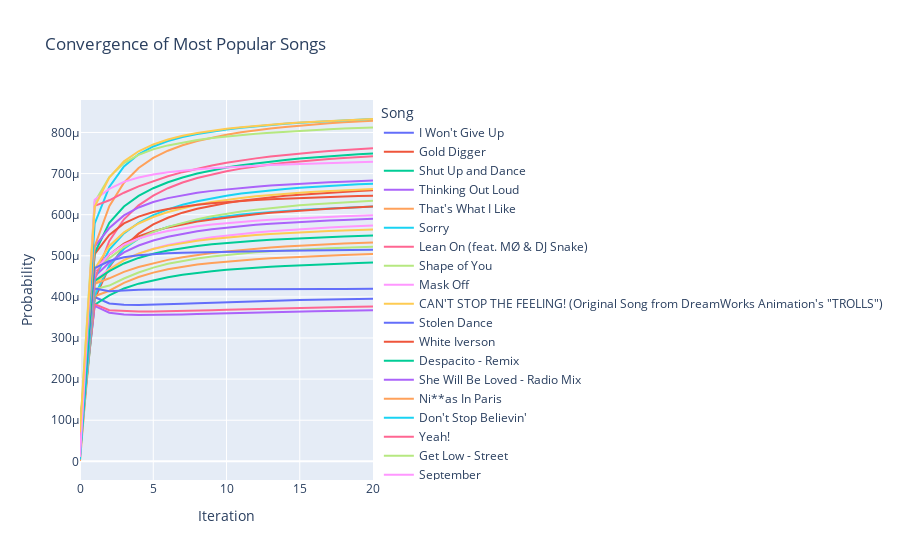

Notebook cell for this chart:
### Code cell
import numpy as np
import plotly.express as px
import pandas as pd

# number of most popular songs to plot
n = 30

popularity = np.sum(transition_matrix, axis=0)
top_n_indices = np.argsort(popularity)[-n:]

init = np.random.rand(1, num_songs)
init = init / np.sum(init)
probs = [init]
p = init
for i in range(20):
    p = np.dot(p, transition_matrix)
    probs.append(p)

plot_data = []
for i in top_n_indices:
    song_name = song_data_map[list(song_relationships)[i]]["song_name"]
    for step_num, step in enumerate(probs):
        plot_data.append({'Iteration': step_num, 'Probability': step[0, i], 'Song': song_name})

df = pd.DataFrame(plot_data)
fig = px.line(df, x='Iteration', y='Probability', color='Song', title='Convergence of Most Popular Songs')
fig.show()

### Figure 1 — Plotly figure (JSON) as saved in the notebook; plotly's stock layout.template omitted (floating-point values rounded to 4 significant figures)
{"data": [{"hovertemplate": "Song=I Won't Give Up<br>Iteration=%{x}<br>Probability=%{y}<extra></extra>", "legendgroup": "I Won't Give Up", "line": {"color": "#636efa", "dash": "solid"}, "marker": {"symbol": "circle"}, "mode": "lines", "name": "I Won't Give Up", "orientation": "v", "showlegend": true, "type": "scatter", "x": [0, 1, 2, 3, 4, 5, 6, 7, 8, 9, 10, 11, 12, 13, 14, 15, 16, 17, 18, 19, 20], "xaxis": "x", "y": [7.493e-05, 0.0003998, 0.000384, 0.0003809, 0.0003802, 0.0003808, 0.0003819, 0.0003832, 0.0003846, 0.0003859, 0.0003872, 0.0003884, 0.0003895, 0.0003905, 0.0003915, 0.0003923, 0.0003931, 0.0003939, 0.0003946, 0.0003952, 0.0003958], "yaxis": "y"}, {"hovertemplate": "Song=Gold Digger<br>Iteration=%{x}<br>Probability=%{y}<extra></extra>", "legendgroup": "Gold Digger", "line": {"color": "#EF553B", "dash": "solid"}, "marker": {"symbol": "circle"}, "mode": "lines", "name": "Gold Digger", "orientation": "v", "showlegend": true, "type": "scatter", "x": [0, 1, 2, 3, 4, 5, 6, 7, 8, 9, 10, 11, 12, 13, 14, 15, 16, 17, 18, 19, 20], "xaxis": "x", "y": [4.396e-05, 0.0003951, 0.000473, 0.0005216, 0.0005538, 0.0005762, 0.0005926, 0.0006049, 0.0006146, 0.0006223, 0.0006286, 0.000634, 0.0006385, 0.0006424, 0.0006458, 0.0006487, 0.0006513, 0.0006537, 0.0006558, 0.0006577, 0.0006594], "yaxis": "y"}, {"hovertemplate": "Song=Shut Up and Dance<br>Iteration=%{x}<br>Probability=%{y}<extra></extra>", "legendgroup": "Shut Up and Dance", "line": {"color": "#00cc96", "dash": "solid"}, "marker": {"symbol": "circle"}, "mode": "lines", "name": "Shut Up and Dance", "orientation": "v", "showlegend": true, "type": "scatter", "x": [0, 1, 2, 3, 4, 5, 6, 7, 8, 9, 10, 11, 12, 13, 14, 15, 16, 17, 18, 19, 20], "xaxis": "x", "y": [5.078e-05, 0.0003809, 0.0004038, 0.0004205, 0.0004322, 0.000441, 0.000448, 0.0004537, 0.0004584, 0.0004624, 0.0004658, 0.0004687, 0.0004712, 0.0004734, 0.0004754, 0.0004771, 0.0004786, 0.00048, 0.0004813, 0.0004824, 0.0004834], "yaxis": "y"}, {"hovertemplate": "Song=Thinking Out Loud<br>Iteration=%{x}<br>Probability=%{y}<extra></extra>", "legendgroup": "Thinking Out Loud", "line": {"color": "#ab63fa", "dash": "solid"}, "marker": {"symbol": "circle"}, "mode": "lines", "name": "Thinking Out Loud", "orientation": "v", "showlegend": true, "type": "scatter", "x": [0, 1, 2, 3, 4, 5, 6, 7, 8, 9, 10, 11, 12, 13, 14, 15, 16, 17, 18, 19, 20], "xaxis": "x", "y": [6.997e-05, 0.000378, 0.0003616, 0.0003571, 0.0003557, 0.0003557, 0.0003564, 0.0003574, 0.0003584, 0.0003594, 0.0003605, 0.0003614, 0.0003623, 0.0003631, 0.0003639, 0.0003646, 0.0003653, 0.0003659, 0.0003664, 0.0003669, 0.0003674], "yaxis": "y"}, {"hovertemplate": "Song=That's What I Like<br>Iteration=%{x}<br>Probability=%{y}<extra></extra>", "legendgroup": "That's What I Like", "line": {"color": "#FFA15A", "dash": "solid"}, "marker": {"symbol": "circle"}, "mode": "lines", "name": "That's What I Like", "orientation": "v", "showlegend": true, "type": "scatter", "x": [0, 1, 2, 3, 4, 5, 6, 7, 8, 9, 10, 11, 12, 13, 14, 15, 16, 17, 18, 19, 20], "xaxis": "x", "y": [1.522e-05, 0.0004014, 0.000415, 0.0004341, 0.0004483, 0.000459, 0.0004672, 0.0004735, 0.0004786, 0.0004827, 0.0004862, 0.0004891, 0.0004916, 0.0004938, 0.0004958, 0.0004975, 0.0004991, 0.0005005, 0.0005018, 0.000503, 0.0005041], "yaxis": "y"}, {"hovertemplate": "Song=Sorry<br>Iteration=%{x}<br>Probability=%{y}<extra></extra>", "legendgroup": "Sorry", "line": {"color": "#19d3f3", "dash": "solid"}, "marker": {"symbol": "circle"}, "mode": "lines", "name": "Sorry", "orientation": "v", "showlegend": true, "type": "scatter", "x": [0, 1, 2, 3, 4, 5, 6, 7, 8, 9, 10, 11, 12, 13, 14, 15, 16, 17, 18, 19, 20], "xaxis": "x", "y": [3.405e-05, 0.0004025, 0.0004763, 0.0005172, 0.0005419, 0.0005583, 0.0005701, 0.0005789, 0.0005859, 0.0005915, 0.0005962, 0.0006002, 0.0006036, 0.0006066, 0.0006092, 0.0006115, 0.0006135, 0.0006153, 0.000617, 0.0006185, 0.0006198], "yaxis": "y"}, {"hovertemplate": "Song=Lean On (feat. MØ & DJ Snake)<br>Iteration=%{x}<br>Probability=%{y}<extra></extra>", "legendgroup": "Lean On (feat. MØ & DJ Snake)", "line": {"color": "#FF6692", "dash": "solid"}, "marker": {"symbol": "circle"}, "mode": "lines", "name": "Lean On (feat. MØ & DJ Snake)", "orientation": "v", "showlegend": true, "type": "scatter", "x": [0, 1, 2, 3, 4, 5, 6, 7, 8, 9, 10, 11, 12, 13, 14, 15, 16, 17, 18, 19, 20], "xaxis": "x", "y": [7.723e-05, 0.0003823, 0.0003676, 0.0003653, 0.0003644, 0.0003644, 0.0003649, 0.0003658, 0.0003668, 0.0003678, 0.0003689, 0.0003699, 0.0003709, 0.0003718, 0.0003727, 0.0003735, 0.0003743, 0.000375, 0.0003757, 0.0003763, 0.0003769], "yaxis": "y"}, {"hovertemplate": "Song=Shape of You<br>Iteration=%{x}<br>Probability=%{y}<extra></extra>", "legendgroup": "Shape of You", "line": {"color": "#B6E880", "dash": "solid"}, "marker": {"symbol": "circle"}, "mode": "lines", "name": "Shape of You", "orientation": "v", "showlegend": true, "type": "scatter", "x": [0, 1, 2, 3, 4, 5, 6, 7, 8, 9, 10, 11, 12, 13, 14, 15, 16, 17, 18, 19, 20], "xaxis": "x", "y": [3.276e-05, 0.0004186, 0.0004275, 0.0004447, 0.0004594, 0.0004712, 0.0004805, 0.0004878, 0.0004936, 0.0004984, 0.0005023, 0.0005056, 0.0005084, 0.0005108, 0.000513, 0.0005149, 0.0005166, 0.0005181, 0.0005194, 0.0005207, 0.0005218], "yaxis": "y"}, {"hovertemplate": "Song=Mask Off<br>Iteration=%{x}<br>Probability=%{y}<extra></extra>", "legendgroup": "Mask Off", "line": {"color": "#FF97FF", "dash": "solid"}, "marker": {"symbol": "circle"}, "mode": "lines", "name": "Mask Off", "orientation": "v", "showlegend": true, "type": "scatter", "x": [0, 1, 2, 3, 4, 5, 6, 7, 8, 9, 10, 11, 12, 13, 14, 15, 16, 17, 18, 19, 20], "xaxis": "x", "y": [7.351e-05, 0.0004407, 0.0004679, 0.00049, 0.0005054, 0.000517, 0.0005261, 0.0005335, 0.0005396, 0.0005448, 0.0005493, 0.0005532, 0.0005566, 0.0005596, 0.0005623, 0.0005647, 0.0005668, 0.0005687, 0.0005705, 0.0005721, 0.0005735], "yaxis": "y"}, {"hovertemplate": "Song=CAN'T STOP THE FEELING! (Original Song from DreamWorks Animation's \"TROLLS\")<br>Iteration=%{x}<br>Probability=%{y}<extra></extra>", "legendgroup": "CAN'T STOP THE FEELING! (Original Song from DreamWorks Animation's \"TROLLS\")", "line": {"color": "#FECB52", "dash": "solid"}, "marker": {"symbol": "circle"}, "mode": "lines", "name": "CAN'T STOP THE FEELING! (Original Song from DreamWorks Animation's \"TROLLS\")", "orientation": "v", "showlegend": true, "type": "scatter", "x": [0, 1, 2, 3, 4, 5, 6, 7, 8, 9, 10, 11, 12, 13, 14, 15, 16, 17, 18, 19, 20], "xaxis": "x", "y": [4.678e-05, 0.0004307, 0.0004657, 0.0004896, 0.0005052, 0.0005163, 0.0005247, 0.0005313, 0.0005367, 0.0005411, 0.0005448, 0.0005479, 0.0005507, 0.000553, 0.0005551, 0.000557, 0.0005587, 0.0005602, 0.0005615, 0.0005628, 0.0005639], "yaxis": "y"}, {"hovertemplate": "Song=Stolen Dance<br>Iteration=%{x}<br>Probability=%{y}<extra></extra>", "legendgroup": "Stolen Dance", "line": {"color": "#636efa", "dash": "solid"}, "marker": {"symbol": "circle"}, "mode": "lines", "name": "Stolen Dance", "orientation": "v", "showlegend": true, "type": "scatter", "x": [0, 1, 2, 3, 4, 5, 6, 7, 8, 9, 10, 11, 12, 13, 14, 15, 16, 17, 18, 19, 20], "xaxis": "x", "y": [2.399e-05, 0.0004206, 0.0004138, 0.0004163, 0.0004176, 0.0004179, 0.0004179, 0.0004178, 0.0004177, 0.0004176, 0.0004176, 0.0004177, 0.0004179, 0.0004181, 0.0004184, 0.0004186, 0.0004189, 0.0004192, 0.0004195, 0.0004198, 0.0004201], "yaxis": "y"}, {"hovertemplate": "Song=White Iverson<br>Iteration=%{x}<br>Probability=%{y}<extra></extra>", "legendgroup": "White Iverson", "line": {"color": "#EF553B", "dash": "solid"}, "marker": {"symbol": "circle"}, "mode": "lines", "name": "White Iverson", "orientation": "v", "showlegend": true, "type": "scatter", "x": [0, 1, 2, 3, 4, 5, 6, 7, 8, 9, 10, 11, 12, 13, 14, 15, 16, 17, 18, 19, 20], "xaxis": "x", "y": [6.622e-05, 0.000462, 0.0005024, 0.0005295, 0.0005471, 0.0005596, 0.0005691, 0.0005767, 0.0005831, 0.0005886, 0.0005933, 0.0005975, 0.0006012, 0.0006044, 0.0006074, 0.00061, 0.0006123, 0.0006145, 0.0006164, 0.0006181, 0.0006197], "yaxis": "y"}, {"hovertemplate": "Song=Despacito - Remix<br>Iteration=%{x}<br>Probability=%{y}<extra></extra>", "legendgroup": "Despacito - Remix", "line": {"color": "#00cc96", "dash": "solid"}, "marker": {"symbol": "circle"}, "mode": "lines", "name": "Despacito - Remix", "orientation": "v", "showlegend": true, "type": "scatter", "x": [0, 1, 2, 3, 4, 5, 6, 7, 8, 9, 10, 11, 12, 13, 14, 15, 16, 17, 18, 19, 20], "xaxis": "x", "y": [7.522e-05, 0.0004392, 0.0004628, 0.0004814, 0.0004948, 0.000505, 0.0005127, 0.0005189, 0.0005238, 0.0005278, 0.0005312, 0.0005341, 0.0005367, 0.0005389, 0.0005409, 0.0005426, 0.0005442, 0.0005457, 0.000547, 0.0005482, 0.0005494], "yaxis": "y"}, {"hovertemplate": "Song=She Will Be Loved - Radio Mix<br>Iteration=%{x}<br>Probability=%{y}<extra></extra>", "legendgroup": "She Will Be Loved - Radio Mix", "line": {"color": "#ab63fa", "dash": "solid"}, "marker": {"symbol": "circle"}, "mode": "lines", "name": "She Will Be Loved - Radio Mix", "orientation": "v", "showlegend": true, "type": "scatter", "x": [0, 1, 2, 3, 4, 5, 6, 7, 8, 9, 10, 11, 12, 13, 14, 15, 16, 17, 18, 19, 20], "xaxis": "x", "y": [8.268e-05, 0.0004495, 0.0004835, 0.0005082, 0.0005249, 0.000537, 0.0005463, 0.0005537, 0.0005596, 0.0005645, 0.0005687, 0.0005722, 0.0005753, 0.0005779, 0.0005803, 0.0005823, 0.0005842, 0.0005859, 0.0005874, 0.0005887, 0.00059], "yaxis": "y"}, {"hovertemplate": "Song=Ni**as In Paris<br>Iteration=%{x}<br>Probability=%{y}<extra></extra>", "legendgroup": "Ni**as In Paris", "line": {"color": "#FFA15A", "dash": "solid"}, "marker": {"symbol": "circle"}, "mode": "lines", "name": "Ni**as In Paris", "orientation": "v", "showlegend": true, "type": "scatter", "x": [0, 1, 2, 3, 4, 5, 6, 7, 8, 9, 10, 11, 12, 13, 14, 15, 16, 17, 18, 19, 20], "xaxis": "x", "y": [8.348e-07, 0.0004319, 0.0004452, 0.0004608, 0.0004728, 0.0004823, 0.00049, 0.0004965, 0.0005019, 0.0005065, 0.0005106, 0.0005141, 0.0005172, 0.0005199, 0.0005223, 0.0005245, 0.0005264, 0.0005282, 0.0005298, 0.0005312, 0.0005325], "yaxis": "y"}, {"hovertemplate": "Song=Don't Stop Believin'<br>Iteration=%{x}<br>Probability=%{y}<extra></extra>", "legendgroup": "Don't Stop Believin'", "line": {"color": "#19d3f3", "dash": "solid"}, "marker": {"symbol": "circle"}, "mode": "lines", "name": "Don't Stop Believin'", "orientation": "v", "showlegend": true, "type": "scatter", "x": [0, 1, 2, 3, 4, 5, 6, 7, 8, 9, 10, 11, 12, 13, 14, 15, 16, 17, 18, 19, 20], "xaxis": "x", "y": [1.206e-05, 0.0004443, 0.0005149, 0.0005545, 0.0005803, 0.0005988, 0.0006129, 0.000624, 0.0006329, 0.0006401, 0.0006462, 0.0006513, 0.0006556, 0.0006593, 0.0006626, 0.0006654, 0.0006679, 0.0006701, 0.0006721, 0.0006738, 0.0006754], "yaxis": "y"}, {"hovertemplate": "Song=Yeah!<br>Iteration=%{x}<br>Probability=%{y}<extra></extra>", "legendgroup": "Yeah!", "line": {"color": "#FF6692", "dash": "solid"}, "marker": {"symbol": "circle"}, "mode": "lines", "name": "Yeah!", "orientation": "v", "showlegend": true, "type": "scatter", "x": [0, 1, 2, 3, 4, 5, 6, 7, 8, 9, 10, 11, 12, 13, 14, 15, 16, 17, 18, 19, 20], "xaxis": "x", "y": [7.255e-05, 0.0004434, 0.000536, 0.0005887, 0.0006226, 0.0006465, 0.0006643, 0.0006782, 0.0006892, 0.0006983, 0.0007058, 0.0007121, 0.0007174, 0.000722, 0.000726, 0.0007296, 0.0007327, 0.0007354, 0.0007379, 0.0007401, 0.0007421], "yaxis": "y"}, {"hovertemplate": "Song=Get Low - Street<br>Iteration=%{x}<br>Probability=%{y}<extra></extra>", "legendgroup": "Get Low - Street", "line": {"color": "#B6E880", "dash": "solid"}, "marker": {"symbol": "circle"}, "mode": "lines", "name": "Get Low - Street", "orientation": "v", "showlegend": true, "type": "scatter", "x": [0, 1, 2, 3, 4, 5, 6, 7, 8, 9, 10, 11, 12, 13, 14, 15, 16, 17, 18, 19, 20], "xaxis": "x", "y": [5.905e-05, 0.0004648, 0.0004942, 0.0005213, 0.0005419, 0.0005577, 0.0005704, 0.0005806, 0.0005891, 0.0005963, 0.0006024, 0.0006076, 0.0006122, 0.0006161, 0.0006196, 0.0006227, 0.0006254, 0.0006278, 0.00063, 0.000632, 0.0006338], "yaxis": "y"}, {"hovertemplate": "Song=September<br>Iteration=%{x}<br>Probability=%{y}<extra></extra>", "legendgroup": "September", "line": {"color": "#FF97FF", "dash": "solid"}, "marker": {"symbol": "circle"}, "mode": "lines", "name": "September", "orientation": "v", "showlegend": true, "type": "scatter", "x": [0, 1, 2, 3, 4, 5, 6, 7, 8, 9, 10, 11, 12, 13, 14, 15, 16, 17, 18, 19, 20], "xaxis": "x", "y": [5.732e-05, 0.0004642, 0.0005033, 0.0005269, 0.0005419, 0.0005525, 0.0005605, 0.0005667, 0.0005718, 0.000576, 0.0005796, 0.0005827, 0.0005853, 0.0005877, 0.0005898, 0.0005916, 0.0005933, 0.0005948, 0.0005962, 0.0005975, 0.0005986], "yaxis": "y"}, {"hovertemplate": "Song=Bohemian Rhapsody - Remastered 2011<br>Iteration=%{x}<br>Probability=%{y}<extra></extra>", "legendgroup": "Bohemian Rhapsody - Remastered 2011", "line": {"color": "#FECB52", "dash": "solid"}, "marker": {"symbol": "circle"}, "mode": "lines", "name": "Bohemian Rhapsody - Remastered 2011", "orientation": "v", "showlegend": true, "type": "scatter", "x": [0, 1, 2, 3, 4, 5, 6, 7, 8, 9, 10, 11, 12, 13, 14, 15, 16, 17, 18, 19, 20], "xaxis": "x", "y": [6.519e-05, 0.0004677, 0.0005239, 0.0005569, 0.0005786, 0.0005944, 0.0006066, 0.0006163, 0.0006242, 0.0006307, 0.0006362, 0.0006408, 0.0006447, 0.0006481, 0.000651, 0.0006536, 0.0006559, 0.0006579, 0.0006597, 0.0006613, 0.0006628], "yaxis": "y"}, {"hovertemplate": "Song=Riptide<br>Iteration=%{x}<br>Probability=%{y}<extra></extra>", "legendgroup": "Riptide", "line": {"color": "#636efa", "dash": "solid"}, "marker": {"symbol": "circle"}, "mode": "lines", "name": "Riptide", "orientation": "v", "showlegend": true, "type": "scatter", "x": [0, 1, 2, 3, 4, 5, 6, 7, 8, 9, 10, 11, 12, 13, 14, 15, 16, 17, 18, 19, 20], "xaxis": "x", "y": [3.346e-05, 0.0004699, 0.0004873, 0.0004966, 0.0005015, 0.0005044, 0.0005062, 0.0005075, 0.0005085, 0.0005094, 0.0005101, 0.0005107, 0.0005113, 0.0005118, 0.0005123, 0.0005127, 0.0005132, 0.0005136, 0.000514, 0.0005144, 0.0005148], "yaxis": "y"}, {"hovertemplate": "Song=Starboy<br>Iteration=%{x}<br>Probability=%{y}<extra></extra>", "legendgroup": "Starboy", "line": {"color": "#EF553B", "dash": "solid"}, "marker": {"symbol": "circle"}, "mode": "lines", "name": "Starboy", "orientation": "v", "showlegend": true, "type": "scatter", "x": [0, 1, 2, 3, 4, 5, 6, 7, 8, 9, 10, 11, 12, 13, 14, 15, 16, 17, 18, 19, 20], "xaxis": "x", "y": [5.081e-05, 0.0005039, 0.0005509, 0.0005787, 0.0005954, 0.0006063, 0.0006141, 0.0006199, 0.0006243, 0.0006279, 0.0006309, 0.0006334, 0.0006356, 0.0006374, 0.0006391, 0.0006406, 0.0006419, 0.0006431, 0.0006442, 0.0006453, 0.0006462], "yaxis": "y"}, {"hovertemplate": "Song=Congratulations<br>Iteration=%{x}<br>Probability=%{y}<extra></extra>", "legendgroup": "Congratulations", "line": {"color": "#00cc96", "dash": "solid"}, "marker": {"symbol": "circle"}, "mode": "lines", "name": "Congratulations", "orientation": "v", "showlegend": true, "type": "scatter", "x": [0, 1, 2, 3, 4, 5, 6, 7, 8, 9, 10, 11, 12, 13, 14, 15, 16, 17, 18, 19, 20], "xaxis": "x", "y": [1.436e-05, 0.0005066, 0.0005802, 0.0006198, 0.0006456, 0.0006644, 0.0006789, 0.0006905, 0.0007, 0.0007078, 0.0007145, 0.0007202, 0.0007252, 0.0007294, 0.0007332, 0.0007366, 0.0007395, 0.0007422, 0.0007446, 0.0007468, 0.0007487], "yaxis": "y"}, {"hovertemplate": "Song=Don't Let Me Down<br>Iteration=%{x}<br>Probability=%{y}<extra></extra>", "legendgroup": "Don't Let Me Down", "line": {"color": "#ab63fa", "dash": "solid"}, "marker": {"symbol": "circle"}, "mode": "lines", "name": "Don't Let Me Down", "orientation": "v", "showlegend": true, "type": "scatter", "x": [0, 1, 2, 3, 4, 5, 6, 7, 8, 9, 10, 11, 12, 13, 14, 15, 16, 17, 18, 19, 20], "xaxis": "x", "y": [7.727e-05, 0.0005223, 0.0005675, 0.0005981, 0.0006175, 0.0006307, 0.0006403, 0.0006475, 0.0006532, 0.0006579, 0.0006619, 0.0006652, 0.0006682, 0.0006708, 0.0006731, 0.0006752, 0.000677, 0.0006788, 0.0006803, 0.0006818, 0.0006831], "yaxis": "y"}, {"hovertemplate": "Song=Broccoli (feat. Lil Yachty)<br>Iteration=%{x}<br>Probability=%{y}<extra></extra>", "legendgroup": "Broccoli (feat. Lil Yachty)", "line": {"color": "#FFA15A", "dash": "solid"}, "marker": {"symbol": "circle"}, "mode": "lines", "name": "Broccoli (feat. Lil Yachty)", "orientation": "v", "showlegend": true, "type": "scatter", "x": [0, 1, 2, 3, 4, 5, 6, 7, 8, 9, 10, 11, 12, 13, 14, 15, 16, 17, 18, 19, 20], "xaxis": "x", "y": [7.588e-05, 0.0005226, 0.0006205, 0.0006778, 0.0007137, 0.0007381, 0.0007556, 0.0007689, 0.0007793, 0.0007876, 0.0007946, 0.0008004, 0.0008053, 0.0008096, 0.0008133, 0.0008166, 0.0008196, 0.0008222, 0.0008246, 0.0008267, 0.0008286], "yaxis": "y"}, {"hovertemplate": "Song=Roses<br>Iteration=%{x}<br>Probability=%{y}<extra></extra>", "legendgroup": "Roses", "line": {"color": "#19d3f3", "dash": "solid"}, "marker": {"symbol": "circle"}, "mode": "lines", "name": "Roses", "orientation": "v", "showlegend": true, "type": "scatter", "x": [0, 1, 2, 3, 4, 5, 6, 7, 8, 9, 10, 11, 12, 13, 14, 15, 16, 17, 18, 19, 20], "xaxis": "x", "y": [4.459e-06, 0.0005782, 0.0006676, 0.0007173, 0.0007469, 0.0007659, 0.0007791, 0.0007888, 0.0007962, 0.0008022, 0.0008072, 0.0008114, 0.000815, 0.0008181, 0.0008209, 0.0008234, 0.0008256, 0.0008277, 0.0008295, 0.0008312, 0.0008327], "yaxis": "y"}, {"hovertemplate": "Song=HUMBLE.<br>Iteration=%{x}<br>Probability=%{y}<extra></extra>", "legendgroup": "HUMBLE.", "line": {"color": "#FF6692", "dash": "solid"}, "marker": {"symbol": "circle"}, "mode": "lines", "name": "HUMBLE.", "orientation": "v", "showlegend": true, "type": "scatter", "x": [0, 1, 2, 3, 4, 5, 6, 7, 8, 9, 10, 11, 12, 13, 14, 15, 16, 17, 18, 19, 20], "xaxis": "x", "y": [3.007e-05, 0.0006214, 0.000635, 0.0006534, 0.0006687, 0.000682, 0.0006935, 0.0007034, 0.0007121, 0.0007196, 0.0007262, 0.0007319, 0.000737, 0.0007414, 0.0007453, 0.0007488, 0.000752, 0.0007548, 0.0007573, 0.0007595, 0.0007616], "yaxis": "y"}, {"hovertemplate": "Song=One Dance<br>Iteration=%{x}<br>Probability=%{y}<extra></extra>", "legendgroup": "One Dance", "line": {"color": "#B6E880", "dash": "solid"}, "marker": {"symbol": "circle"}, "mode": "lines", "name": "One Dance", "orientation": "v", "showlegend": true, "type": "scatter", "x": [0, 1, 2, 3, 4, 5, 6, 7, 8, 9, 10, 11, 12, 13, 14, 15, 16, 17, 18, 19, 20], "xaxis": "x", "y": [7.419e-05, 0.0006306, 0.0006914, 0.0007254, 0.0007457, 0.000759, 0.0007685, 0.0007757, 0.0007815, 0.0007862, 0.0007903, 0.0007938, 0.0007968, 0.0007995, 0.0008019, 0.0008041, 0.000806, 0.0008078, 0.0008094, 0.0008109, 0.0008122], "yaxis": "y"}, {"hovertemplate": "Song=Never Be Like You<br>Iteration=%{x}<br>Probability=%{y}<extra></extra>", "legendgroup": "Never Be Like You", "line": {"color": "#FF97FF", "dash": "solid"}, "marker": {"symbol": "circle"}, "mode": "lines", "name": "Never Be Like You", "orientation": "v", "showlegend": true, "type": "scatter", "x": [0, 1, 2, 3, 4, 5, 6, 7, 8, 9, 10, 11, 12, 13, 14, 15, 16, 17, 18, 19, 20], "xaxis": "x", "y": [1.098e-05, 0.0006362, 0.0006627, 0.0006799, 0.0006906, 0.0006979, 0.0007032, 0.0007073, 0.0007105, 0.0007132, 0.0007155, 0.0007175, 0.0007193, 0.0007209, 0.0007223, 0.0007236, 0.0007248, 0.000726, 0.000727, 0.000728, 0.0007289], "yaxis": "y"}, {"hovertemplate": "Song=Closer<br>Iteration=%{x}<br>Probability=%{y}<extra></extra>", "legendgroup": "Closer", "line": {"color": "#FECB52", "dash": "solid"}, "marker": {"symbol": "circle"}, "mode": "lines", "name": "Closer", "orientation": "v", "showlegend": true, "type": "scatter", "x": [0, 1, 2, 3, 4, 5, 6, 7, 8, 9, 10, 11, 12, 13, 14, 15, 16, 17, 18, 19, 20], "xaxis": "x", "y": [7.098e-05, 0.0006192, 0.0006901, 0.0007298, 0.0007543, 0.0007709, 0.0007828, 0.0007918, 0.0007988, 0.0008044, 0.000809, 0.0008129, 0.0008162, 0.0008191, 0.0008217, 0.0008239, 0.000826, 0.0008278, 0.0008295, 0.0008311, 0.0008325], "yaxis": "y"}], "layout": {"legend": {"title": {"text": "Song"}, "tracegroupgap": 0}, "title": {"text": "Convergence of Most Popular Songs"}, "xaxis": {"anchor": "y", "domain": [0, 1], "title": {"text": "Iteration"}}, "yaxis": {"anchor": "x", "domain": [0, 1], "title": {"text": "Probability"}}}}
